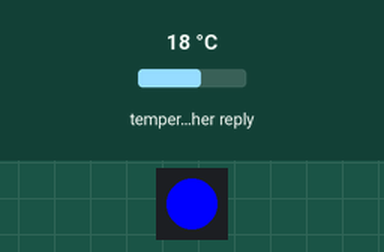
Recording of a sketch running on a simulated ESP32. Parts: 1 RGB LEDs in strip order, left to right. The inputs (shaded band) are chosen by the test bench; at power-on: temperature in the weather reply 18 °C. WiFi joins after 1.5 s; servers stay silent unless stated; web services answer with replies made up by the test bench; not simulated (calls return 0 or success): secrets.h; what the sketch prints to the serial monitor is not drawn.

Above: at 3.9 s.
At 8.8 s:
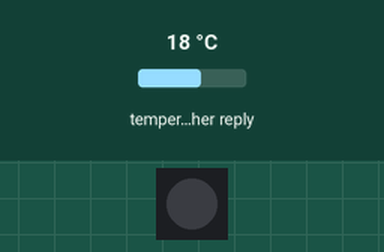
Timing chart, 0 to 10.0 s (numbered marks = the images above):
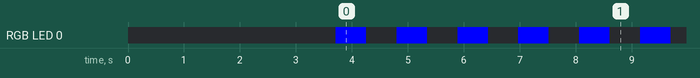

The sketch:

WeatherAPIExample.ino
```cpp
#include <secrets.h>
#include <WiFi.h>
#include <HTTPClient.h>
#include <Arduino_JSON.h>
#include <Adafruit_NeoPixel.h>

// ---------- WiFi credentials ----------
const char* ssid = SECRET_SSID;
const char* password = SECRET_PASSWORD;

// ---------- Location (Jacobs Hall, Berkeley) ----------
const double latitude  = 37.876270;
const double longitude = -122.258499;

// ---------- Open-Meteo API ----------
String weather_api = "http://api.open-meteo.com/v1/forecast?latitude="
                     + String(latitude, 6)
                     + "&longitude="
                     + String(longitude, 6)
                     + "&current_weather=true"
                     + "&temperature_unit=fahrenheit";

// ---------- Variables ----------
double currentTemp = -1;  // ⭐ start as invalid
double currentWind = 0;
unsigned long lastUpdate = 0;
const unsigned long updateInterval = 60 * 1000; // refresh every 1 min

// ---------- Onboard NeoPixel ----------
#define PIN_NEOPIXEL        0
#define NEOPIXEL_I2C_POWER  2
#define NUMPIXELS           1

Adafruit_NeoPixel pixel(NUMPIXELS, PIN_NEOPIXEL, NEO_GRB + NEO_KHZ800);

// ---------- Setup ----------
void setup() {
  Serial.begin(115200);
  delay(1000);

  pinMode(NEOPIXEL_I2C_POWER, OUTPUT);
  digitalWrite(NEOPIXEL_I2C_POWER, HIGH); // ⭐ ensure power enabled

  pixel.begin();
  pixel.clear();
  pixel.show();

  connectToWiFi();
  delay(1000);
  getWeatherData();  // initial fetch
}

// ---------- Main Loop ----------
void loop() {
  if (millis() - lastUpdate > updateInterval) {
    getWeatherData();
    lastUpdate = millis();
  }

  // ⭐ Only show light if temperature is valid
  if (currentTemp != -1) {
    visualizeWeather(currentTemp, currentWind);
  } else {
    pixel.clear();
    pixel.show(); // keep LED off when no valid data
  }
}

// ---------- WiFi Connection ----------
void connectToWiFi() {
  Serial.println("Connecting to WiFi...");
  WiFi.begin(ssid, password);
  while (WiFi.status() != WL_CONNECTED) {
    delay(500);
    Serial.print(".");
  }
  Serial.println("\n✅ WiFi connected!");
}

// ---------- Fetch Weather ----------
void getWeatherData() {
  Serial.print("Requesting: ");
  Serial.println(weather_api);

  if (WiFi.status() == WL_CONNECTED) {
    HTTPClient http;
    http.begin(weather_api);
    int httpResponseCode = http.GET();

    Serial.print("HTTP response code: ");
    Serial.println(httpResponseCode);

    if (httpResponseCode == 200) {
      String payload = http.getString();
      JSONVar jsonObject = JSON.parse(payload);

      if (JSON.typeof(jsonObject) == "undefined") {
        Serial.println("Parsing input failed!");
        currentTemp = -1;  // ⭐ invalidate reading
        http.end();
        return;
      }

      currentTemp = double(jsonObject["current_weather"]["temperature"]);
      currentWind = double(jsonObject["current_weather"]["windspeed"]);

      Serial.print("🌡 Temp: ");
      Serial.print(currentTemp);
      Serial.println(" °F");
      Serial.print("💨 Wind: ");
      Serial.print(currentWind);
      Serial.println(" mph");
    } else {
      Serial.print("HTTP error: ");
      Serial.println(httpResponseCode);
      currentTemp = -1;  // ⭐ invalidate reading
    }
    http.end();
  } else {
    Serial.println("WiFi disconnected. Reconnecting...");
    WiFi.reconnect();
    currentTemp = -1;  // ⭐ invalidate reading
  }
}

// ---------- LED Visualization ----------
void visualizeWeather(double tempF, double windspeed) {
  int red = 0, green = 0, blue = 0;

  if (tempF <= 65) {
    blue = 255;
  } else if (tempF <= 80) {
    green = 255;
  } else {
    red = 255;
  }

  int blinkDelay = map((int)windspeed, 0, 30, 800, 100);

  pixel.setPixelColor(0, pixel.Color(red, green, blue));
  pixel.show();
  delay(blinkDelay);

  pixel.clear();
  pixel.show();
  delay(blinkDelay);
}
```

Measured:
- by itself, RGB LED 0: off → RGB(0, 0, 255) at 3.7 s, → off 0.54 s later, → RGB(0, 0, 255) 0.54 s later, → off 0.54 s later, … (232 changes in this stretch)
- by itself, everything shown: repeats every 5.4 s, in 10 steps
